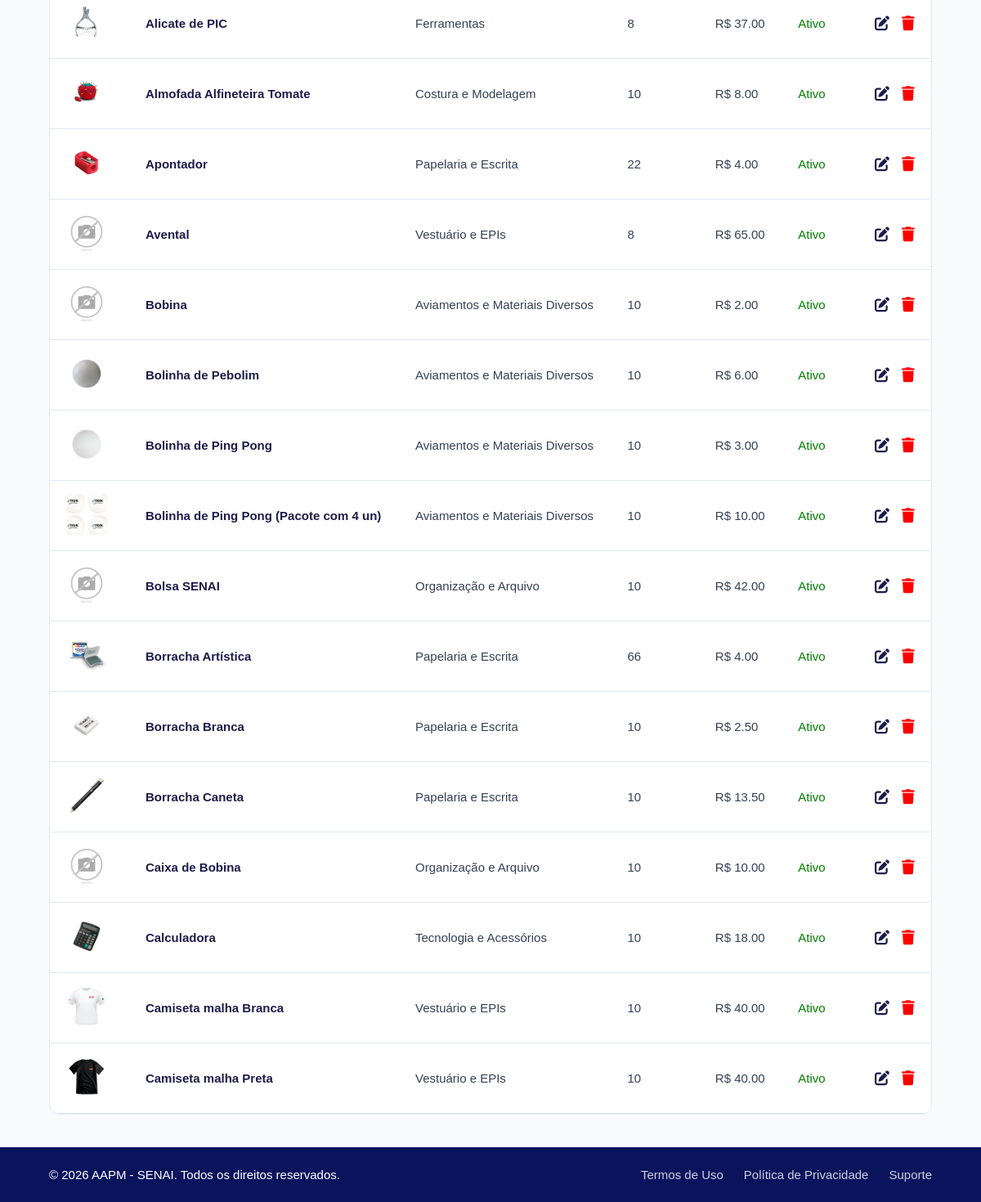
Page /produtos/ (signed in, lower part) on the earlier database version.
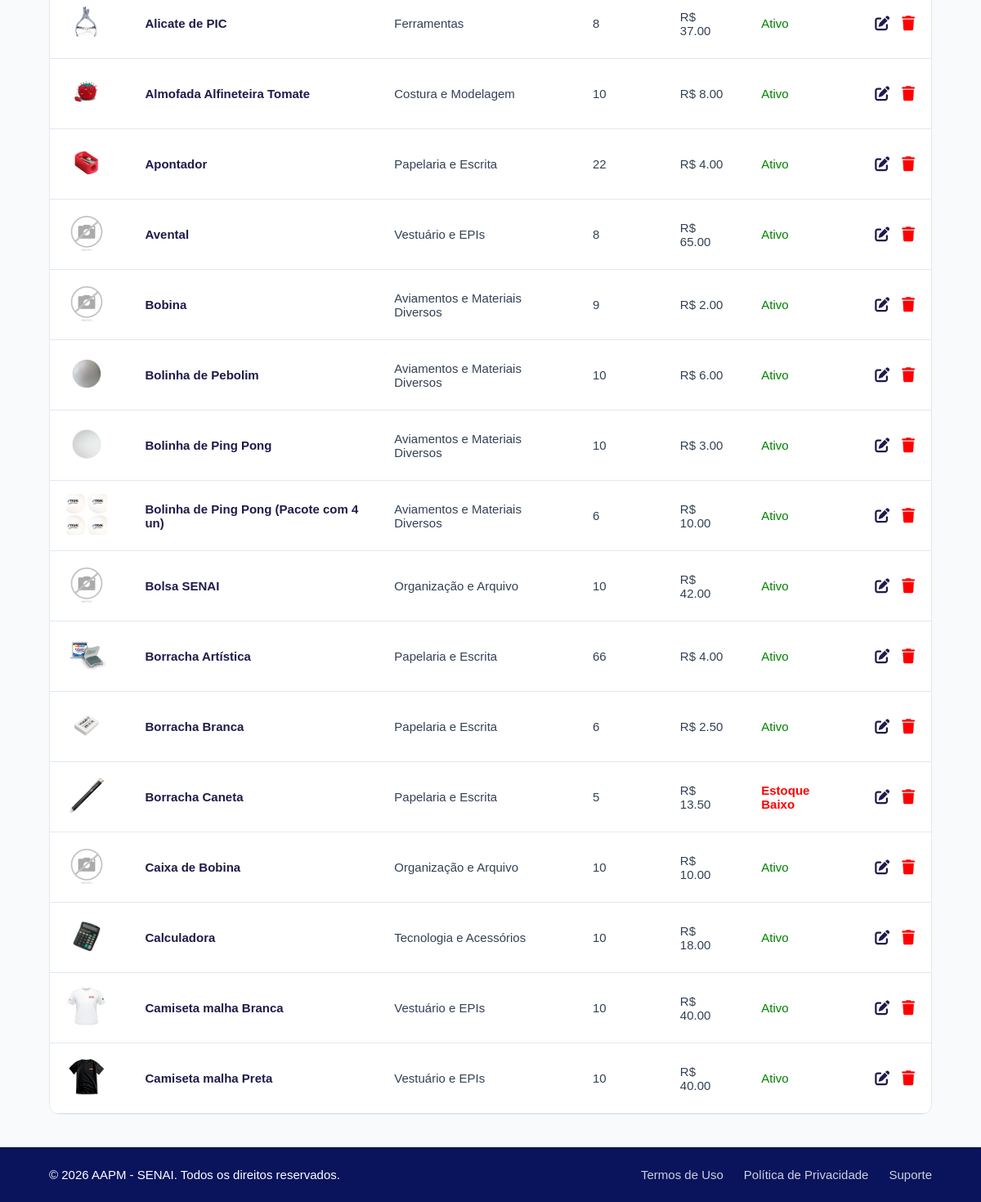
Same page on the later database version.
### app/models/produtos.py (models this page shows, shortened)
class Produto(Base):
    __tablename__ = "produtos"
    id = Column(Integer, primary_key=True, index=True)
    nome = Column(String(200), unique=True, index=True)
    preco = Column(Integer)
    estoque_atual = Column(Integer, nullable=False, default=0)
    ativo = Column(Boolean, default=True)
    imagem_path = Column(String(255), nullable=True)
    categoria_id = Column(Integer, ForeignKey("categorias.id", ondelete="SET NULL"), nullable=True)
    categoria = relationship("Categoria", back_populates="produtos")

### app/models/categoria.py (models this page shows)
class Categoria(Base):
    __tablename__ = "categorias"
    id = Column(Integer, primary_key=True, index=True)
    nome = Column(String(100), unique=True, index=True, nullable=False)
    ativo = Column(Boolean, default=True)
    descricao = Column(String(255), nullable=True)
    produtos = relationship("Produto", back_populates="categoria", lazy="select")

### app/controllers/produto_controller.py (the view)
@router.get("/")
def listar_produtos(
    request: Request,
    busca: str = "",
    categoria_id: int = 0,       # 0 = todas as categorias
    db: Session = Depends(get_db),
    usuario = Depends(get_usuario_logado)
):
    query = db.query(Produto).filter(Produto.ativo == True)
    if busca:
        query = query.filter(Produto.nome.ilike(f"%{busca}%"))
    if categoria_id:
        query = query.filter(Produto.categoria_id == categoria_id)
    produtos    = query.order_by(Produto.nome).all()
    categorias  = db.query(Categoria).filter(Categoria.ativo == True).all()
    return templates.TemplateResponse(
        request,
        "produtos/index.html",
        {
            "request":      request,
            "usuario":      usuario,
            "produtos":     produtos,
            "categorias":   categorias,
            "busca":        busca,
            "categoria_id": categoria_id,
        }
    )

### app/templates/produtos/index.html (shortened to what this page needs)
<!DOCTYPE html>
<html lang="pt-br">
<head>
    <link rel="stylesheet" href="/static/css/produtos.css">
    <link rel="stylesheet" href="https://cdnjs.cloudflare.com/ajax/libs/font-awesome/6.5.2/css/all.min.css">
</head>
<body>
    <div class="produtos-container-main">
        <div class="tabela-container">
            <table class="tabela-produtos">
                <tbody id="corpo-tabela">
                    {% for produto in produtos %}
                    <tr>
                        <td>
                            <img src="{{ produto.imagem_url or '/static/img/default.png' }}" alt="{{ produto.nome }}"
                                style="width: 50px; height: 50px; object-fit: cover; border-radius: 4px;">
                        </td>
                        <td>
                            <a href="/produtos/{{ produto.id }}"
                                style="color: #1e1b4b; text-decoration: none; font-weight: bold; hover: underline;">
                                {{ produto.nome }}
                            </a>
                        </td>
                        <td>{{ produto.categoria.nome }}</td>
                        <td>{{ produto.estoque_atual }}</td>
                        <td>R$ {{ "%.2f"|format(produto.preco) }}</td>
                        <td>
                            {% if produto.estoque_atual <= 5 %}
                            <span style="color: red; font-weight: bold;">Estoque Baixo</span>
                            {% else %}
                            <span style="color: green;">Ativo</span>
                            {% endif %}
                        </td>
                        <td style="text-align: center;">
                            <div style="display: inline-flex; align-items: center; justify-content: center; gap: 15px;">
                                {% if usuario and (usuario.is_admin or usuario.role == "admin") %}
                                <a href="/produtos/{{ produto.id }}/editar"
                                    style="color: #1e1b4b; text-decoration: none; font-size: 18px; display: inline-flex; align-items: center;">
                                    <i class="fa-solid fa-pen-to-square" title="Editar Produto"></i>
                                </a>
                                <form action="/produtos/{{ produto.id }}/desativar" method="POST"
                                    onsubmit="return confirm('Tem certeza que deseja desativar este produto?')"
                                    style="margin: 0; padding: 0; display: inline-flex; align-items: center;">
                                    <button type="submit"
                                        style="background: none; border: none; color: red; cursor: pointer; font-size: 18px; padding: 0; display: inline-flex; align-items: center;">
                                        <i class="fa-solid fa-trash" title="Desativar Produto"></i>
                                    </button>
                                </form>
                                {% else %}
                                <span style="color: #9ca3af; font-size: 0.9em; font-style: italic;">Sem permissão</span>
                                {% endif %}
                            </div>
                        </td>
                    </tr>
                    {% else %}
                    <tr>
                        <td colspan="7" style="text-align: center; color: #666; padding: 20px;">Nenhum produto cadastrado.</td>
                    </tr>
                    {% endfor %}
                </tbody>
            </table>
        </div>
    </div>
    <footer class="main-footer">
        <div class="footer-content">
            <p>&copy; 2026 AAPM - SENAI. Todos os direitos reservados.</p>
            <div class="footer-links">
                <a href="#">Termos de Uso</a>
                <a href="#">Política de Privacidade</a>
                <a href="#">Suporte</a>
            </div>
        </div>
    </footer>
</body>
</html>

### app/static/css/produtos.css (style rules this page uses)
* { margin: 0; padding: 0; box-sizing: border-box; }
body { font-family: Arial, sans-serif; min-height: 100vh; display: flex; flex-direction: column; background-color: #f8fafc; }
.produtos-container-main { flex: 1; padding: 40px 60px; max-width: 1600px; width: 100%; margin: 0 auto; }
.tabela-container { background: white; border-radius: 12px; overflow: hidden; border: 1px solid #e2e8f0; }
.tabela-produtos { width: 100%; border-collapse: collapse; text-align: left; font-size: 15px; }
.tabela-produtos td { padding: 16px 20px; border-bottom: 1px solid #e2e8f0; color: #334155; vertical-align: middle; }
.main-footer { width: 100%; background-color: #09145c; padding: 25px 60px; margin-top: auto; }
.footer-content { display: flex; justify-content: space-between; align-items: center; }
.footer-content p { font-size: 15px; color: #ffffff; }
.footer-links { display: flex; gap: 25px; }
.footer-links a { color: rgba(255, 255, 255, 0.8); text-decoration: none; font-size: 15px; }

Differences in the rows shown:
changed Produto "Bobina": estoque_atual "10" → "9"
changed Produto "Bolinha de Ping Pong (Pacote com 4 un)": estoque_atual "10" → "6"
changed Produto "Borracha Branca": estoque_atual "10" → "6"
changed Produto "Borracha Caneta": estoque_atual "10" → "5"; estoque_atual "Ativo" → "Estoque Baixo"
